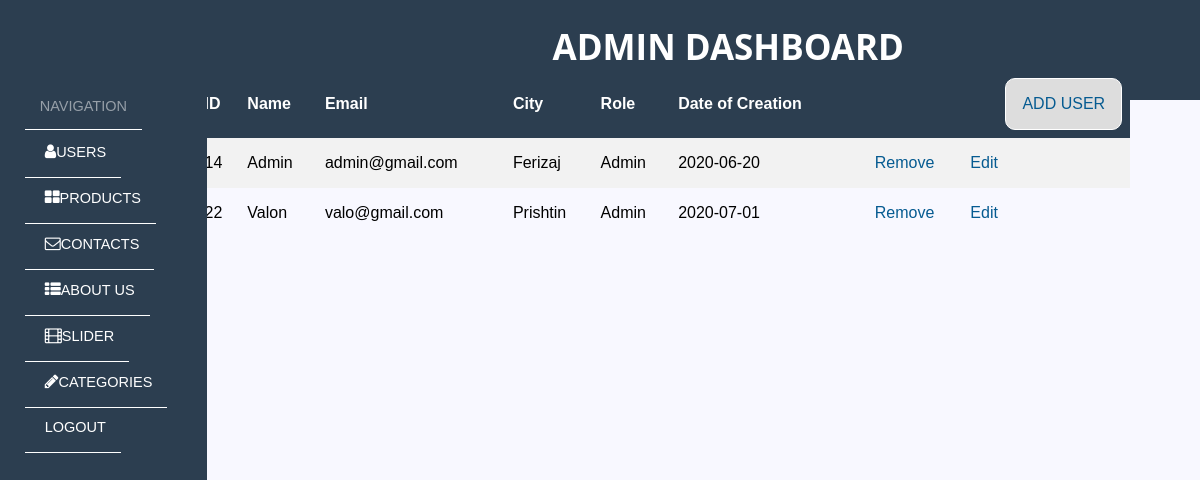
Page /backend/users.php (signed in) on the earlier database version.
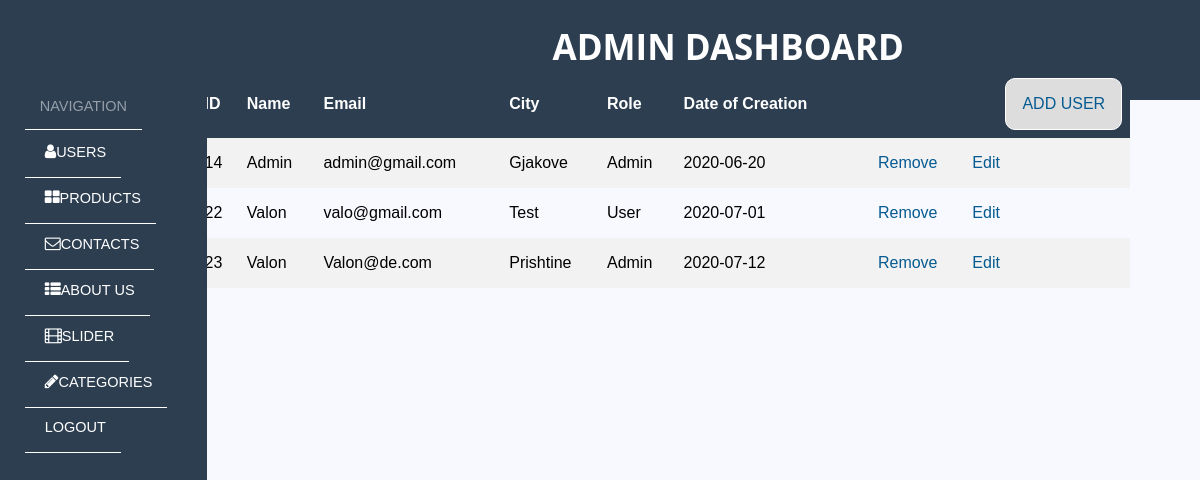
Same page on the later database version.
### tables this page shows
CREATE TABLE `users` (
  `id` int(11) NOT NULL,
  `name` varchar(255) NOT NULL,
  `email` varchar(255) NOT NULL,
  `password` varchar(255) NOT NULL,
  `city` varchar(255) DEFAULT NULL,
  `gender` varchar(10) DEFAULT NULL,
  `is_superadmin` tinyint(4) NOT NULL DEFAULT 0,
  `created_at` date DEFAULT current_timestamp()
);

### backend/controllers/UserController.php (called while the page is built, shortened)
<?php
class UserController
{
    protected $database;
    public function __construct()
    {
        $this->database = new Database;
    }
    public function showAll()
    {
        $query = $this->database->pdo->query('SELECT * FROM users');
        return $query->fetchAll();
    }
}
?>

### backend/core/Database.php (called while the page is built, shortened)
<?php
class Database
{
    public function __construct()
    {
        $host = "localhost";
        $user = "root";
        $password = "";
        $db_name = "flex-furniture-1";
        try {
            $link = new PDO("mysql:host=$host;dbname=$db_name", $user, $password);
            $this->pdo = $link;
        } catch (PDOException $e) {
            die('DIE' . $e->getMessage());
        }
    }
}
?>

### backend/users.php (the view, shortened to what this page needs)
<?php
require './controllers/UserController.php';
$user = new UserController;
$users = $user->showAll();
?>
<!DOCTYPE html>
<html lang="en">
<head>
    <link rel="stylesheet" type="text/css" media="screen" href="../css/admin.css">
    <link rel="stylesheet" href="https://cdnjs.cloudflare.com/ajax/libs/font-awesome/4.7.0/css/font-awesome.min.css">
</head>
<body>
<div class="dashboard-wrapper">
    <?php include 'inc/sidebar.php' ?>
    <div id="dashboard-container">
        <div class="content-title">
            <h1 class="page-title"><a href="users.php">Admin Dashboard</a></h1>
        </div>
        <div class="main-content">
            <table class="table">
                <tr class="table-head">
                    <th>ID</th>
                    <th>Name</th>
                    <th>Email</th>
                    <th>City</th>
                    <th>Role</th>
                    <th>Date of Creation</th>
                    <th></th>
                    <th></th>
                    <th><button id="myBtn" class="button1">ADD USER</button></th>
                </tr>
                <?php foreach ($users as $user) : ?>
                    <tr>
                        <td><?php echo $user['id'] ?></td>
                        <td><?php echo $user['name'] ?></td>
                        <td><?php echo $user['email'] ?></td>
                        <td><?php echo $user['city'] ?></td>
                        <td><?php echo $user['is_superadmin'] == 1 ? "Admin" : "User" ?></td>
                        <td><?php echo $user['created_at']?></td>
                        <td></td>
                        <td><a href="controllers/functions/delete-user.php?id=<?php echo $user["id"] ?>">Remove</a></td>
                        <td><a href="controllers/functions/edit-user.php?id=<?php echo $user["id"] ?>">Edit</a></td>
                    </tr>
                <?php endforeach ?>
            </table>
        </div>
    </div>
</div>
</body>
</html>

Differences in the rows shown:
changed users "Admin": city "Ferizaj" → "Gjakove"
changed users "valo@gmail.com": city "Prishtin" → "Test"; is_superadmin "Admin" → "User"
added users: id "23", name "Valon", email "Valon@de.com", city "Prishtine", is_superadmin "Admin", created_at "2020-07-12"
